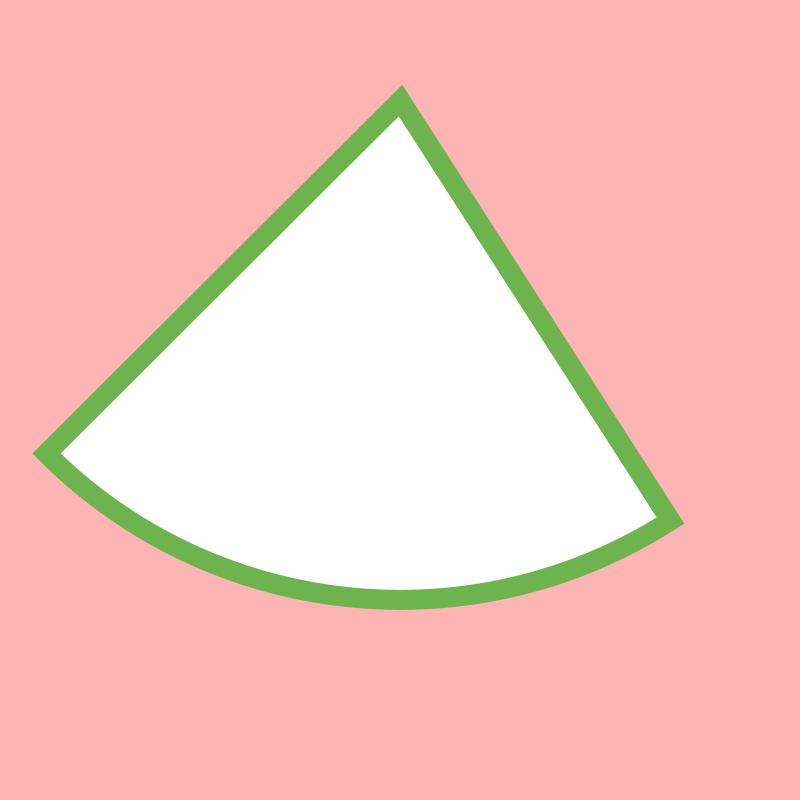
Frame 1 (no input)
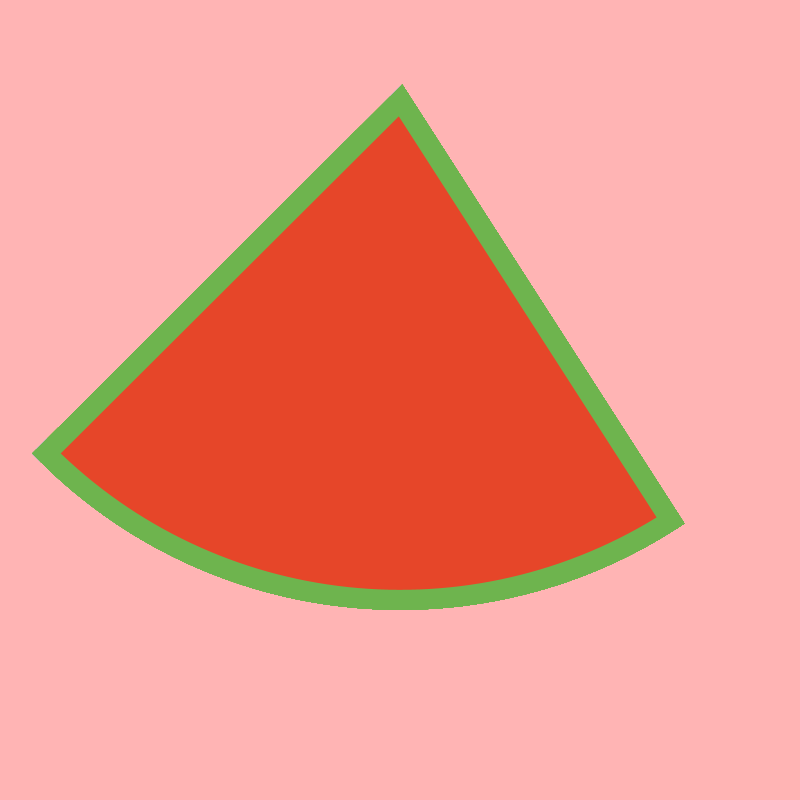
Frame 60 (the mouse pressed at the canvas centre just before this capture)
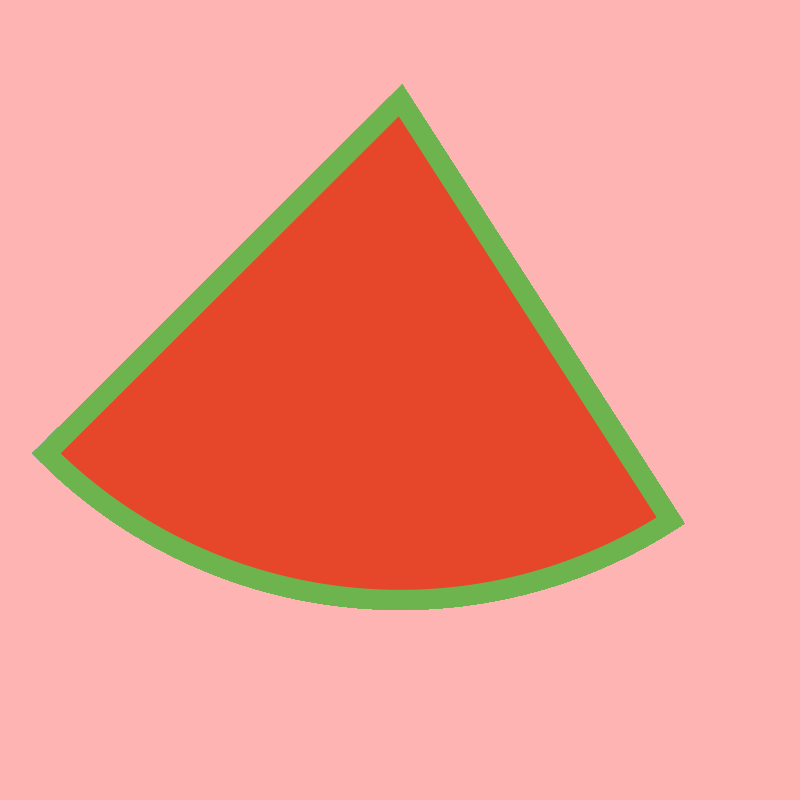
Frame 120 (the mouse held since frame 60 and released just before this capture)

The Processing sketch that drew these frames (run headless with seeded random() and noise(); from frame 60 on, the mouse is pressed at the canvas centre):

// Processing sketch: SS2_ryan
// ── SS2_ryan.pde
float number=0.5;

void setup(){
  size(800, 800);
  background(255, 180, 180);

  
}

void draw(){
   stroke(110, 180, 78);
   strokeWeight(20);
   arc(400, 100, 1000, 1000, 1, PI-QUARTER_PI, PIE);
   fill(230, 70, 41);
}

void mousePressed(){
   stroke(1);
   fill(5);
   rectMode(CENTER);
   rect(pmouseX, mouseY, 10, 10);
}



void keyPressed(){
    background(255, 180, 180);
     
}
